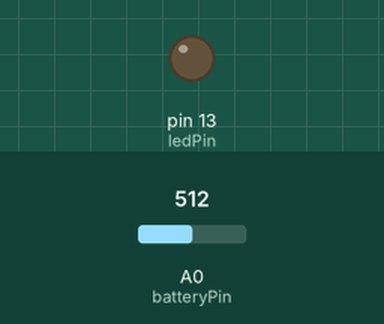
The sketch below on a simulated Arduino Uno, built with avr-gcc and run on an emulated ATmega328P. Shown: output pins drawn as LEDs (lit = HIGH). The inputs (shaded band) are chosen by the test bench; at power-on: A0 (batteryPin) = 512.

Above: at 1.2 s.
1.3 s: A0 (batteryPin) set to 111
At 1.35 s:
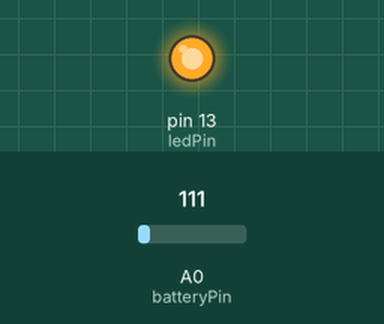
2.9 s: A0 (batteryPin) set to 92
Timing chart, 0 to 5.9 s (numbered marks = the images above; inputs shaded):
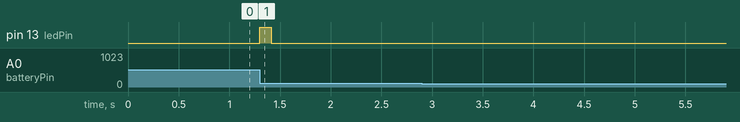

The sketch:

ch5r10.pde
```cpp
/*
 RespondingToChanges sketch
 flash an LED to indicate low voltage levels
*/

long warningThreshold  = 1200;  // Warning level in millivolts - LED flashes
long criticalThreshold = 1000;  // Critical voltage level - LED stays on

const int batteryPin = 0;
const int ledPin = 13;

void setup()
{
   pinMode(ledPin, OUTPUT);
}

void loop()
{
  int val = analogRead(batteryPin);    // read the value from the sensor
  if( val < (warningThreshold  * 1023L)/5000) {
    // in the line above, L following a number makes it a 32 bit value
    flash(val) ;
  }
}

// function to flash an led with on/off time determined by value
// passed as percent
void flash(int percent)
{
  digitalWrite(ledPin, HIGH);
  delay(percent + 1);
  digitalWrite(ledPin, LOW);
  delay(100 - percent );  // check delay == 0?
}
```

Measured:
- after the input at 1.3 s, pin 13 (ledPin): LOW → HIGH at once, → LOW 0.11 s later
- after the input at 2.9 s, every drawn part: stays the same
